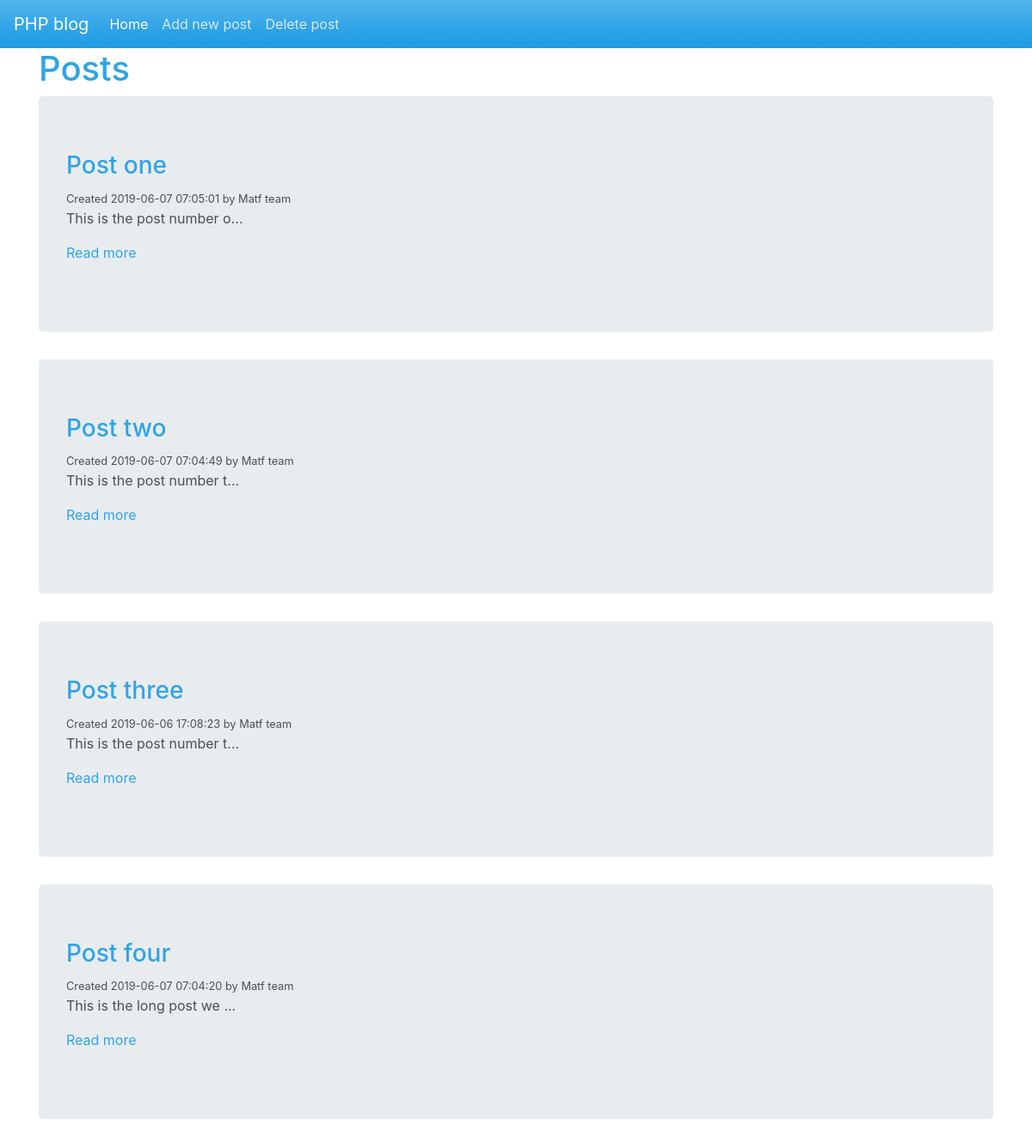
Screenshot of /51/51_primeri_sa_casa/intro_short.php with the database file from the repository.
### tables this page shows
CREATE TABLE `posts` (
  `id` int(11) NOT NULL,
  `title` varchar(255) NOT NULL,
  `content` text NOT NULL,
  `author` varchar(200) NOT NULL,
  `created_at` timestamp NOT NULL DEFAULT CURRENT_TIMESTAMP ON UPDATE CURRENT_TIMESTAMP,
  `topic` varchar(100) NOT NULL
);

### 51/51_primeri_sa_casa/intro_short.php (the view, shortened to what this page needs)
<!DOCTYPE html>
<html lang="en">
<head>
    <link rel="stylesheet" href="https://stackpath.bootstrapcdn.com/bootstrap/4.3.1/css/bootstrap.min.css"
>
    <link rel="stylesheet" href="css/bootstrap.min.css">
</head>
<body>
    <nav class="navbar navbar-expand-lg navbar-dark bg-primary">
        <a class="navbar-brand" href="#">PHP blog</a>
        <div class="collapse navbar-collapse" id="navbarColor01">
            <ul class="navbar-nav mr-auto">
                <li class="nav-item active">
                    <a class="nav-link" href="intro.php">Home <span class="sr-only">(current)</span></a>
                </li>
                <li class="nav-item">
                    <a class="nav-link" href="add_new_post.php">Add new post</a>
                </li>
                <li class="nav-item">
                    <a class="nav-link" href="delete_post_from_list.php">Delete post</a>
                </li>
            </ul>
        </div>
    </nav>
    <div class='container'>
        <h1> Posts </h1>
        <?php
        $connection = mysqli_connect('localhost', 'root', '', 'phpblog');
        if (mysqli_connect_errno()) {
            echo 'There is problem with connection: ' . mysqli_connect_error();
        } else {
            $query = "SELECT * FROM posts";
            $result = mysqli_query($connection, $query);
            if ($result == false) {
                echo "<div class='jumbotron'>";
                echo "Error with the query: " . mysqli_error($connection);
                echo "</div>";
            } else {
                $number_of_posts = mysqli_num_rows($result);
                for ($i = 0; $i < $number_of_posts; $i++) {
                    $post = mysqli_fetch_assoc($result);
                    echo "<div class='jumbotron'>";
                    echo "<h3>" . $post['title'] . " </h3>";
                    echo "<small> Created " . $post['created_at'] . " by " . $post['author'] . "</small>";
                    $full_content = $post['content'];
                    $short_content = substr($full_content, 0, 25);
                    echo "<p>" . $short_content . "... </p>";
                    $post_id = $post['id'];
                    echo "<p> <a href='post.php?id=$post_id'> Read more </a></p>";
                    echo "</div>";
                }
            }
        }
        ?>
    </div>
</body>
</html>

### rows the page displays
posts: title "Post one", created_at "2019-06-07 07:05:01", author "Matf team", content "This is the post number o"
posts: title "Post two", created_at "2019-06-07 07:04:49", author "Matf team", content "This is the post number t"
posts: title "Post three", created_at "2019-06-06 17:08:23", author "Matf team", content "This is the post number t"
posts: title "Post four", created_at "2019-06-07 07:04:20", author "Matf team", content "This is the long post we"
